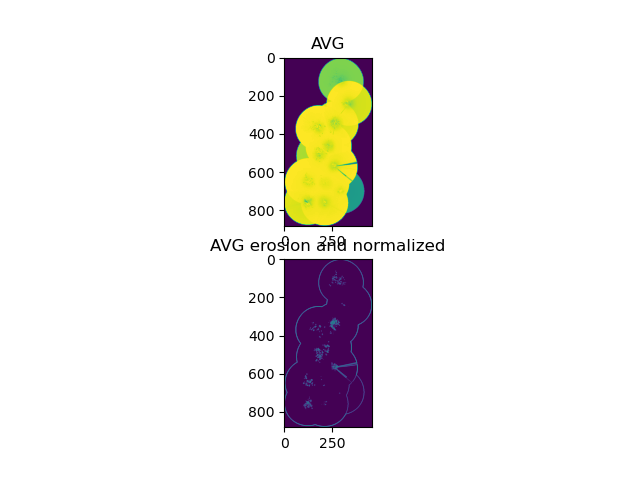

Source code (Python):
import numpy as np
import h5py as h5
import matplotlib
import matplotlib.pyplot as plt
import matplotlib.animation as animation
from pathlib import Path
from skimage.filters import threshold_otsu,threshold_mean,threshold_li,threshold_triangle,threshold_isodata,threshold_yen
import skimage.morphology

def do_with_member(member):
    print(member)

def do_with_items(name,object):
    yield name,object



def h5_iterator(h5_file,maxN = 100):
    months = {"01":"January", "02":"February", "03":"March",
    "04":"April", "05":"May", "06":"June",
    "07":"July", "08":"August", "09":"September",
    "10":"October", "11":"November", "12":"December"}
    with h5.File(h5_file,"r") as f:
        for i,(name, obj) in enumerate(f.items()):
            if i%100==0:
                print(i)
            if maxN:
                if i>=maxN: break
            type, date = name.split("-")
            y, m, d, t = date.split("_")
            title = f"Year: {y} month: {months[m]} day: {d} time: {t}"
            array = np.array(obj)

            yield array, date, title




fps = 30
nSeconds = 5
h5_name = "ppi_combined.h5"
snapshots = []
datetimes = []
titles = []
for array,date,title in h5_iterator(h5_name, fps*nSeconds):
    print(array,date,title)
    snapshots.append(array)
    datetimes.append(date)
    titles.append(title)
SHAPE = array.shape
N = len(snapshots)
AVG = np.zeros(SHAPE)

ALL_snapshots = []
ALL_datetimes = []
ALL_titles = []
AVG2 = np.zeros(SHAPE)
for array,date,title in h5_iterator(h5_name, 4000):
    #print(array,date,title)
    image_background = skimage.morphology.erosion(array, skimage.morphology.disk(2)) # erosion increase background but not black letter
    image_filter=array-image_background #remove background
    image_filter = image_filter-np.min(image_filter) #normalize min=0
    AVG += array
    AVG2 +=  image_filter
    ALL_snapshots.append(array)
    ALL_datetimes.append(date)
    ALL_titles.append(title)
N = len(ALL_snapshots)
AVG /= N
AVG2 /= N
AVG2 = np.multiply(np.array(AVG2>70),AVG2)
fig,ax = plt.subplots(2,1)
ax[0].imshow(AVG)
ax[0].set_title("AVG")
ax[1].imshow(AVG2)
ax[1].set_title("AVG erosion and normalized")
plt.show()

ALL_snapshots = [np.maximum(a-AVG,0) for a in snapshots]
plt.imshow(ALL_snapshots[0])
plt.show()

# First set up the figure, the axis, and the plot element we want to animate
fig,ax = plt.subplots(1,1)
snapshots = ALL_snapshots
a = snapshots[0]
im = ax.imshow(a,cmap="hot")
TIT =  titles[0] + " to \n" + titles[-1]
#title = fig.suptitle(TIT)

def animate_func(i):
    if i % fps == 0:
        print( '.', end ='' )

    im.set_array(snapshots[i])
    ax.set_title(titles[i])
    return [im]

anim = animation.FuncAnimation(
                               fig,
                               animate_func,
                               frames = nSeconds * fps,
                               interval = 1000 / fps, # in ms
                               )

anim.save('test_anim.mp4', fps=fps, extra_args=['-vcodec', 'libx264'])

print('Done!')

# plt.show()  # Not required, it seems!
